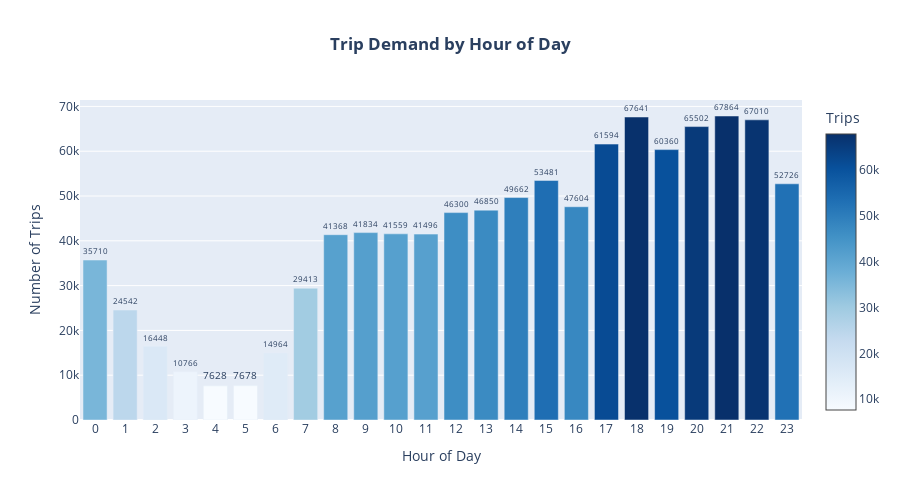

The notebook cell saved with this chart:
### Markdown cell above
## Hourly Demand Patterns

**Finding:** Identify peak hours for trip demand to optimize driver shift scheduling.

### Code cell
# Hourly Demand Analysis
hourly_counts = df.group_by("hour").len().sort("hour").to_pandas()

fig = go.Figure()
fig.add_trace(go.Bar(
    x=hourly_counts['hour'],
    y=hourly_counts['len'],
    marker=dict(color=hourly_counts['len'], colorscale='Blues', showscale=True,
                colorbar=dict(title='Trips')),
    text=hourly_counts['len'],
    textposition='outside',
    hovertemplate='<b>Hour:</b> %{x}:00<br><b>Trips:</b> %{y:,}<extra></extra>'
))

fig.update_layout(
    title=dict(text='<b>Trip Demand by Hour of Day</b>', x=0.5, xanchor='center'),
    xaxis_title='Hour of Day',
    yaxis_title='Number of Trips',
    height=500,
    showlegend=False,
    xaxis=dict(tickmode='linear', tick0=0, dtick=1)
)
fig.show()

peak_hour = hourly_counts.loc[hourly_counts['len'].idxmax()]
print(f"\n🚕 Peak demand: {peak_hour['hour']:.0f}:00 with {peak_hour['len']:,} trips")

### Figure 1 — Plotly figure (JSON) as saved in the notebook; plotly's stock layout.template omitted (floating-point values rounded to 4 significant figures)
{"data": [{"hovertemplate": "<b>Hour:</b> %{x}:00<br><b>Trips:</b> %{y:,}<extra></extra>", "marker": {"color": [35710, 24542, 16448, 10766, 7628, 7678, 14964, 29413, 41368, 41834, 41559, 41496, 46300, 46850, 49662, 53481, 47604, 61594, 67641, 60360, 65502, 67864, 67010, 52726], "colorbar": {"title": {"text": "Trips"}}, "colorscale": [[0, "rgb(247,251,255)"], [0.125, "rgb(222,235,247)"], [0.25, "rgb(198,219,239)"], [0.375, "rgb(158,202,225)"], [0.5, "rgb(107,174,214)"], [0.625, "rgb(66,146,198)"], [0.75, "rgb(33,113,181)"], [0.875, "rgb(8,81,156)"], [1, "rgb(8,48,107)"]], "showscale": true}, "text": [35710.0, 24540.0, 16450.0, 10770.0, 7628.0, 7678.0, 14960.0, 29410.0, 41370.0, 41830.0, 41560.0, 41500.0, 46300.0, 46850.0, 49660.0, 53480.0, 47600.0, 61590.0, 67640.0, 60360.0, 65500.0, 67860.0, 67010.0, 52730.0], "textposition": "outside", "type": "bar", "x": [0, 1, 2, 3, 4, 5, 6, 7, 8, 9, 10, 11, 12, 13, 14, 15, 16, 17, 18, 19, 20, 21, 22, 23], "y": [35710, 24542, 16448, 10766, 7628, 7678, 14964, 29413, 41368, 41834, 41559, 41496, 46300, 46850, 49662, 53481, 47604, 61594, 67641, 60360, 65502, 67864, 67010, 52726]}], "layout": {"height": 500, "showlegend": false, "title": {"text": "<b>Trip Demand by Hour of Day</b>", "x": 0.5, "xanchor": "center"}, "xaxis": {"dtick": 1, "tick0": 0, "tickmode": "linear", "title": {"text": "Hour of Day"}}, "yaxis": {"title": {"text": "Number of Trips"}}}}
